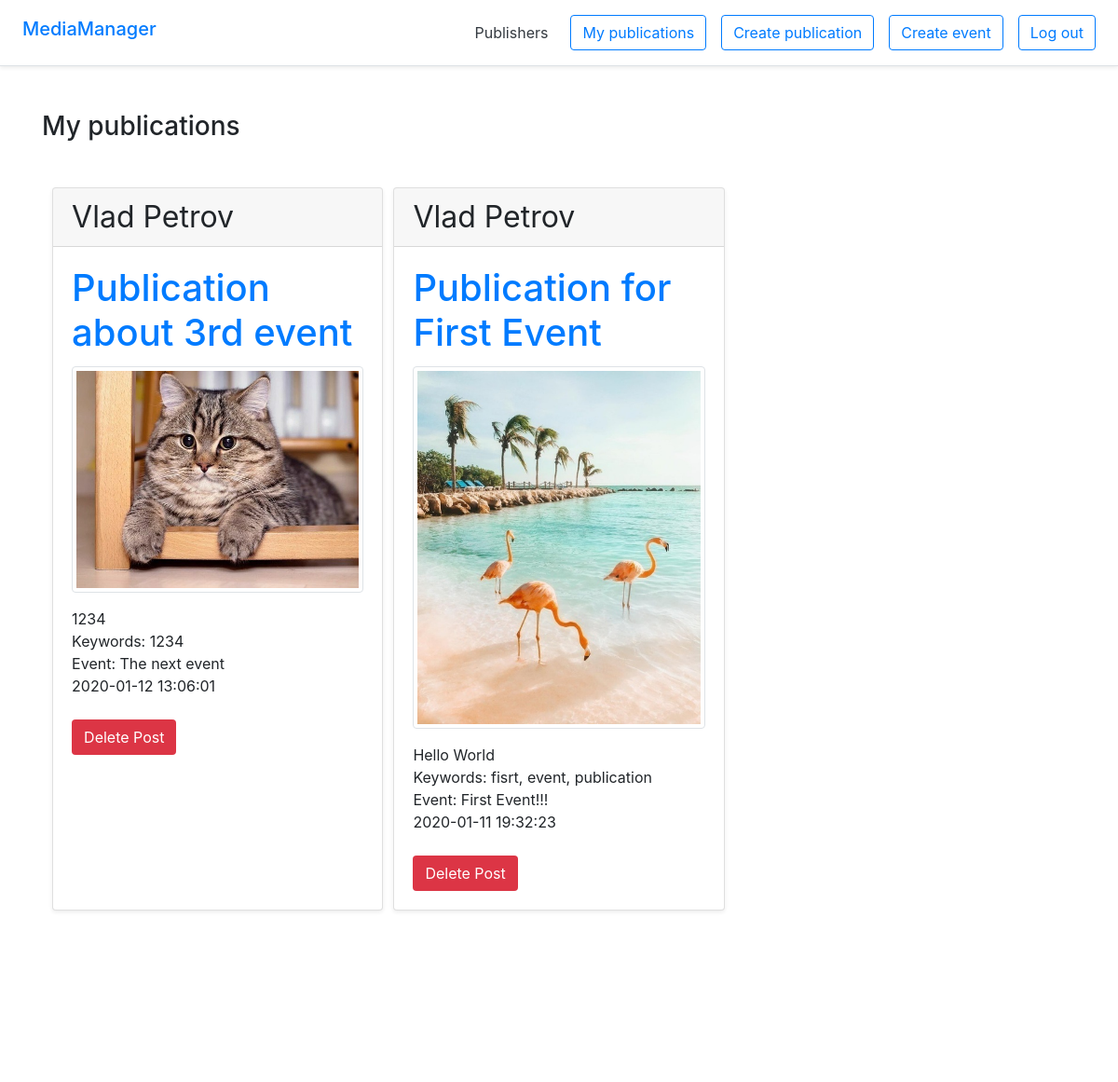
Screenshot of /mypublications.php?username=Vladik228 (signed in) with the database file from the repository.
### tables this page shows
CREATE TABLE IF NOT EXISTS `publications` (
  `publicationId` int(32) UNSIGNED NOT NULL AUTO_INCREMENT,
  `publicationTitle` text NOT NULL,
  `publisherId` int(32) UNSIGNED NOT NULL,
  `publicationDescr` text,
  `publicationDateTime` datetime NOT NULL,
  `publicationKeywords` text,
  `eventId` int(11) NOT NULL,
  `imgPath` varchar(100) NOT NULL,
  PRIMARY KEY (`publicationId`),
  KEY `publisherId` (`publisherId`),
  KEY `eventId` (`eventId`)
);

CREATE TABLE IF NOT EXISTS `publishers` (
  `publisherId` int(32) NOT NULL AUTO_INCREMENT,
  `publisherName` varchar(60) DEFAULT NULL,
  `username` varchar(60) NOT NULL,
  `password` varchar(60) NOT NULL,
  PRIMARY KEY (`publisherId`)
);

CREATE TABLE IF NOT EXISTS `events` (
  `eventId` int(11) NOT NULL AUTO_INCREMENT,
  `eventDateTime` datetime NOT NULL,
  `eventTitle` text NOT NULL,
  `eventDescr` text NOT NULL,
  `eventKeywords` text NOT NULL,
  PRIMARY KEY (`eventId`)
);

### mypublications.php (the view, shortened to what this page needs)
<?php
if(isset($_COOKIE['publisherId'])) {
	if ($_SERVER['REQUEST_METHOD'] === 'GET'){
		$username = $_GET['username'];
		$link = mysqli_connect("localhost", "root", "", "mediamanager")
        or die("Could not connect : " . mysqli_error());
    	$query = "SELECT p.publicationId ,p.publicationTitle, p.publicationDescr, p.publicationDateTime, p.publicationKeywords, p.imgPath, pub.publisherName, pub.username, ev.eventTitle FROM publications AS p
    INNER JOIN publishers AS pub ON p.publisherId=pub.publisherId
    INNER JOIN events AS ev ON p.eventId=ev.eventId
    WHERE pub.username='$username'
    ORDER BY p.publicationDateTime DESC;";
    	$result = mysqli_query($link, $query) or die("Query failed : " . mysqli_error($link));
    }
?>
<!DOCTYPE html>
<html>
<head>
	<link rel="stylesheet" href="css/style.css">
	<link rel="stylesheet" href="https://stackpath.bootstrapcdn.com/bootstrap/4.3.1/css/bootstrap.min.css">
</head>
<body>
	<?php require "blocks/header.php"?>
	<div class="container mt-5">
		<h3 class="mb-5">My publications</h3>
		<div class="d-flex flex-wrap">
			<?php
			if (mysqli_num_rows($result) > 0) {
	   			while($row = mysqli_fetch_assoc($result)) {
	    			$img = $row["imgPath"];
	    			$pubId = $row["publicationId"];
	    			$params = array("publicationTitle" => $row["publicationTitle"], "username" => $username, "publicationId" => $pubId);?>
		    	<div class="card mb-4 shadow-sm">
			        <div class="card-header">
			        	<h2 class="my-0 font-weight-normal"><?php echo $row["publisherName"];?></h2>
			        </div>
			        <div class="card-body">
			        	<h1 class="card-title"><a href="publication.php?<?php echo http_build_query($params);?>"><?php echo $row["publicationTitle"];?></a></h1>
			        	<img src="<?php echo $img;?> " alt="img" class="img-thumbnail">
			        	<ul class="list-unstyled mt-3 mb-4">
			         		<li><?php echo $row["publicationDescr"];?></li>
			            	<li><span>Keywords: </span><?php echo $row["publicationKeywords"];?></li>
			            	<li><span>Event: </span><?php echo $row["eventTitle"];?></li>
			            	<li><?php echo $row["publicationDateTime"];?></li>
			        	</ul>
			        	<a href="db/deletepost.php?<?php echo http_build_query($params);?>" class="btn bg-danger text-white" role="button">Delete Post</a>
			        </div>
			    </div>
			    <?php
			}
		}
			?>
		</div>
	</div>
	<?php
}
else{
	echo 'Please. Sign in to see this page!!!';
}
require "blocks/footer.php";
	?>
</body>
</html>

### css/style.css (style rules this page uses)
.card { width: 32%; margin-left: 1%; }

### rows the page displays
publications: publisherId.publisherName "Vlad Petrov", publicationTitle "Publication about 3rd event", imgPath (picture), publicationDescr "1234", publicationKeywords "1234", eventId.eventTitle "The next event", publicationDateTime "2020-01-12 13:06:01"
publications: publisherId.publisherName "Vlad Petrov", publicationTitle "Publication for First Event", imgPath (picture), publicationDescr "Hello World", publicationKeywords "fisrt, event, publication", eventId.eventTitle "First Event!!!", publicationDateTime "2020-01-11 19:32:23"
